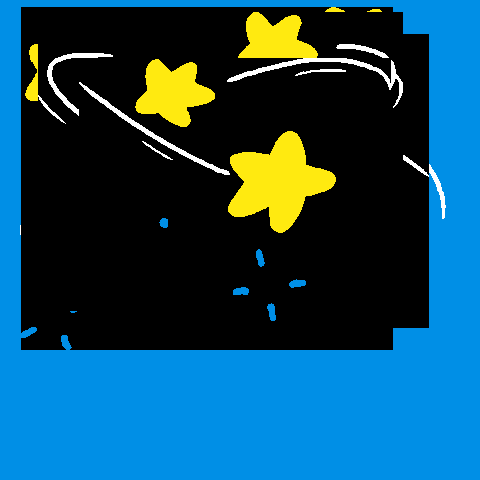
#> input picture Animated Filter/gifs/stars/stars-5.png, 480 x 480 px, given in place of giphy-0.png, which was not available
$ python apply_animated_gif.py
#> lines starting #> are read from the running program, lines starting #| are printed output that depends on the picture; after the words box and inside, x2 and y2 are one past the last pixel; in counts of white or black regions, pixels touching at a corner belong together; pictures that were not available may be replaced by others from this repository, and a replacement may not be noted
import mediapipe as mp
import cv2
import math
import numpy as np
import faceBlendCommon as fbc
import csv
from random import uniform
import time
from itertools import cycle

VISUALIZE_FACE_POINTS = False

angry_cat_config = {
    'frame0':
        [{'path': "gifs/angry-cat/frame_0.png",
          'anno_path': "gifs/angry-cat/angry-cat_annotations.csv",
          'morph': False, 'animated': False, 'has_alpha': True}],
    'frame1':
        [{'path': "gifs/angry-cat/frame_1.png",
          'anno_path': "gifs/angry-cat/angry-cat_annotations.csv",
          'morph': False, 'animated': False, 'has_alpha': True}],
    'frame2':
        [{'path': "gifs/angry-cat/frame_2.png",
          'anno_path': "gifs/angry-cat/angry-cat_annotations.csv",
          'morph': False, 'animated': False, 'has_alpha': True}],
    'frame3':
        [{'path': "gifs/angry-cat/frame_3.png",
          'anno_path': "gifs/angry-cat/angry-cat_annotations.csv",
          'morph': False, 'animated': False, 'has_alpha': True}],
}

thug_lyf_config = {
    'frame0':
        [{'path': "gifs/thug-lyf/giphy-0.png",
          'anno_path': "gifs/thug-lyf/giphy_annotations.csv",
          'morph': False, 'animated': False, 'has_alpha': True}],
    'frame1':
        [{'path': "gifs/thug-lyf/giphy-1.png",
          'anno_path': "gifs/thug-lyf/giphy_annotations.csv",
          'morph': False, 'animated': False, 'has_alpha': True}],
    'frame2':
        [{'path': "gifs/thug-lyf/giphy-2.png",
          'anno_path': "gifs/thug-lyf/giphy_annotations.csv",
          'morph': False, 'animated': False, 'has_alpha': True}],
    'frame3':
        [{'path': "gifs/thug-lyf/giphy-3.png",
          'anno_path': "gifs/thug-lyf/giphy_annotations.csv",
          'morph': False, 'animated': False, 'has_alpha': True}],
    'frame4':
        [{'path': "gifs/thug-lyf/giphy-4.png",
          'anno_path': "gifs/thug-lyf/giphy_annotations.csv",
          'morph': False, 'animated': False, 'has_alpha': True}],
    'frame5':
        [{'path': "gifs/thug-lyf/giphy-5.png",
          'anno_path': "gifs/thug-lyf/giphy_annotations.csv",
          'morph': False, 'animated': False, 'has_alpha': True}],
    'frame6':
        [{'path': "gifs/thug-lyf/giphy-6.png",
          'anno_path': "gifs/thug-lyf/giphy_annotations.csv",
          'morph': False, 'animated': False, 'has_alpha': True}],
    'frame7':
        [{'path': "gifs/thug-lyf/giphy-7.png",
          'anno_path': "gifs/thug-lyf/giphy_annotations.csv",
          'morph': False, 'animated': False, 'has_alpha': True}],
    'frame8':
        [{'path': "gifs/thug-lyf/giphy-8.png",
          'anno_path': "gifs/thug-lyf/giphy_annotations.csv",
          'morph': False, 'animated': False, 'has_alpha': True}],
    'frame9':
        [{'path': "gifs/thug-lyf/giphy-9.png",
          'anno_path': "gifs/thug-lyf/giphy_annotations.csv",
          'morph': False, 'animated': False, 'has_alpha': True}],
    'frame10':
        [{'path': "gifs/thug-lyf/giphy-10.png",
          'anno_path': "gifs/thug-lyf/giphy_annotations.csv",
          'morph': False, 'animated': False, 'has_alpha': True}],
    'frame11':
        [{'path': "gifs/thug-lyf/giphy-11.png",
          'anno_path': "gifs/thug-lyf/giphy_annotations.csv",
          'morph': False, 'animated': False, 'has_alpha': True}],
    'frame12':
        [{'path': "gifs/thug-lyf/giphy-12.png",
          'anno_path': "gifs/thug-lyf/giphy_annotations.csv",
          'morph': False, 'animated': False, 'has_alpha': True}],
    'frame13':
        [{'path': "gifs/thug-lyf/giphy-13.png",
          'anno_path': "gifs/thug-lyf/giphy_annotations.csv",
          'morph': False, 'animated': False, 'has_alpha': True}],
    'frame14':
        [{'path': "gifs/thug-lyf/giphy-14.png",
          'anno_path': "gifs/thug-lyf/giphy_annotations.csv",
          'morph': False, 'animated': False, 'has_alpha': True}],
    'frame15':
        [{'path': "gifs/thug-lyf/giphy-15.png",
          'anno_path': "gifs/thug-lyf/giphy_annotations.csv",
          'morph': False, 'animated': False, 'has_alpha': True}],
    'frame16':
        [{'path': "gifs/thug-lyf/giphy-16.png",
          'anno_path': "gifs/thug-lyf/giphy_annotations.csv",
          'morph': False, 'animated': False, 'has_alpha': True}],
    'frame17':
        [{'path': "gifs/thug-lyf/giphy-17.png",
          'anno_path': "gifs/thug-lyf/giphy_annotations.csv",
          'morph': False, 'animated': False, 'has_alpha': True}],
    'frame18':
        [{'path': "gifs/thug-lyf/giphy-18.png",
          'anno_path': "gifs/thug-lyf/giphy_annotations.csv",
          'morph': False, 'animated': False, 'has_alpha': True}],
    'frame19':
        [{'path': "gifs/thug-lyf/giphy-19.png",
          'anno_path': "gifs/thug-lyf/giphy_annotations.csv",
          'morph': False, 'animated': False, 'has_alpha': True}],
    'frame20':
        [{'path': "gifs/thug-lyf/giphy-20.png",
          'anno_path': "gifs/thug-lyf/giphy_annotations.csv",
          'morph': False, 'animated': False, 'has_alpha': True}],
    'frame21':
        [{'path': "gifs/thug-lyf/giphy-21.png",
          'anno_path': "gifs/thug-lyf/giphy_annotations.csv",
          'morph': False, 'animated': False, 'has_alpha': True}],
    'frame22':
        [{'path': "gifs/thug-lyf/giphy-22.png",
          'anno_path': "gifs/thug-lyf/giphy_annotations.csv",
          'morph': False, 'animated': False, 'has_alpha': True}],
    'frame23':
        [{'path': "gifs/thug-lyf/giphy-23.png",
          'anno_path': "gifs/thug-lyf/giphy_annotations.csv",
          'morph': False, 'animated': False, 'has_alpha': True}],
    'frame24':
        [{'path': "gifs/thug-lyf/giphy-24.png",
          'anno_path': "gifs/thug-lyf/giphy_annotations.csv",
          'morph': False, 'animated': False, 'has_alpha': True}],
    'frame25':
        [{'path': "gifs/thug-lyf/giphy-25.png",
          'anno_path': "gifs/thug-lyf/giphy_annotations.csv",
          'morph': False, 'animated': False, 'has_alpha': True}],
    'frame26':
        [{'path': "gifs/thug-lyf/giphy-26.png",
          'anno_path': "gifs/thug-lyf/giphy_annotations.csv",
          'morph': False, 'animated': False, 'has_alpha': True}],
    'frame27':
        [{'path': "gifs/thug-lyf/giphy-27.png",
          'anno_path': "gifs/thug-lyf/giphy_annotations.csv",
          'morph': False, 'animated': False, 'has_alpha': True}],
    'frame28':
        [{'path': "gifs/thug-lyf/giphy-28.png",
          'anno_path': "gifs/thug-lyf/giphy_annotations.csv",
          'morph': False, 'animated': False, 'has_alpha': True}],
    'frame29':
        [{'path': "gifs/thug-lyf/giphy-29.png",
          'anno_path': "gifs/thug-lyf/giphy_annotations.csv",
          'morph': False, 'animated': False, 'has_alpha': True}],
    'frame30':
        [{'path': "gifs/thug-lyf/giphy-30.png",
          'anno_path': "gifs/thug-lyf/giphy_annotations.csv",
          'morph': False, 'animated': False, 'has_alpha': True}],
    'frame31':
        [{'path': "gifs/thug-lyf/giphy-31.png",
          'anno_path': "gifs/thug-lyf/giphy_annotations.csv",
          'morph': False, 'animated': False, 'has_alpha': True}],
    'frame32':
        [{'path': "gifs/thug-lyf/giphy-32.png",
          'anno_path': "gifs/thug-lyf/giphy_annotations.csv",
          'morph': False, 'animated': False, 'has_alpha': True}],
    'frame33':
        [{'path': "gifs/thug-lyf/giphy-33.png",
          'anno_path': "gifs/thug-lyf/giphy_annotations.csv",
          'morph': False, 'animated': False, 'has_alpha': True}],
    'frame34':
        [{'path': "gifs/thug-lyf/giphy-34.png",
          'anno_path': "gifs/thug-lyf/giphy_annotations.csv",
          'morph': False, 'animated': False, 'has_alpha': True}],
    'frame35':
        [{'path': "gifs/thug-lyf/giphy-35.png",
          'anno_path': "gifs/thug-lyf/giphy_annotations.csv",
          'morph': False, 'animated': False, 'has_alpha': True}],
    'frame36':
        [{'path': "gifs/thug-lyf/giphy-36.png",
          'anno_path': "gifs/thug-lyf/giphy_annotations.csv",
          'morph': False, 'animated': False, 'has_alpha': True}],
    'frame37':
        [{'path': "gifs/thug-lyf/giphy-37.png",
          'anno_path': "gifs/thug-lyf/giphy_annotations.csv",
          'morph': False, 'animated': False, 'has_alpha': True}],
    'frame38':
        [{'path': "gifs/thug-lyf/giphy-38.png",
          'anno_path': "gifs/thug-lyf/giphy_annotations.csv",
          'morph': False, 'animated': False, 'has_alpha': True}],
    'frame39':
        [{'path': "gifs/thug-lyf/giphy-39.png",
          'anno_path': "gifs/thug-lyf/giphy_annotations.csv",
          'morph': False, 'animated': False, 'has_alpha': True}],
    'frame40':
        [{'path': "gifs/thug-lyf/giphy-40.png",
          'anno_path': "gifs/thug-lyf/giphy_annotations.csv",
          'morph': False, 'animated': False, 'has_alpha': True}],
    'frame41':
        [{'path': "gifs/thug-lyf/giphy-41.png",
          'anno_path': "gifs/thug-lyf/giphy_annotations.csv",
          'morph': False, 'animated': False, 'has_alpha': True}],
    'frame42':
        [{'path': "gifs/thug-lyf/giphy-42.png",
          'anno_path': "gifs/thug-lyf/giphy_annotations.csv",
          'morph': False, 'animated': False, 'has_alpha': True}],
    'frame43':
        [{'path': "gifs/thug-lyf/giphy-43.png",
          'anno_path': "gifs/thug-lyf/giphy_annotations.csv",
          'morph': False, 'animated': False, 'has_alpha': True}],
    'frame44':
        [{'path': "gifs/thug-lyf/giphy-44.png",
          'anno_path': "gifs/thug-lyf/giphy_annotations.csv",
          'morph': False, 'animated': False, 'has_alpha': True}],
    'frame45':
        [{'path': "gifs/thug-lyf/giphy-45.png",
          'anno_path': "gifs/thug-lyf/giphy_annotations.csv",
          'morph': False, 'animated': False, 'has_alpha': True}],
    'frame46':
        [{'path': "gifs/thug-lyf/giphy-46.png",
          'anno_path': "gifs/thug-lyf/giphy_annotations.csv",
          'morph': False, 'animated': False, 'has_alpha': True}],
    'frame47':
        [{'path': "gifs/thug-lyf/giphy-47.png",
          'anno_path': "gifs/thug-lyf/giphy_annotations.csv",
          'morph': False, 'animated': False, 'has_alpha': True}],
}

ugly_beard_config = {
    'frame0':
        [{'path': "gifs/ugly-beard/ugly-beard-0.png",
          'anno_path': "gifs/ugly-beard/ugly-beard_annotations.csv",
          'morph': False, 'animated': False, 'has_alpha': True}],

    'frame1':
        [{'path': "gifs/ugly-beard/ugly-beard-1.png",
          'anno_path': "gifs/ugly-beard/ugly-beard_annotations.csv",
          'morph': False, 'animated': False, 'has_alpha': True}],
    'frame2':
        [{'path': "gifs/ugly-beard/ugly-beard-2.png",
          'anno_path': "gifs/ugly-beard/ugly-beard_annotations.csv",
          'morph': False, 'animated': False, 'has_alpha': True}],
    'frame3':
        [{'path': "gifs/ugly-beard/ugly-beard-3.png",
          'anno_path': "gifs/ugly-beard/ugly-beard_annotations.csv.csv",
          'morph': False, 'animated': False, 'has_alpha': True}],
    'frame4':
        [{'path': "gifs/ugly-beard/ugly-beard-4.png",
          'anno_path': "gifs/ugly-beard/ugly-beard_annotations.csv",
          'morph': False, 'animated': False, 'has_alpha': True}],
    'frame5':
        [{'path': "gifs/ugly-beard/ugly-beard-5.png",
          'anno_path': "gifs/ugly-beard/ugly-beard_annotations.csv",
          'morph': False, 'animated': False, 'has_alpha': True}],
    'frame6':
        [{'path': "gifs/ugly-beard/ugly-beard-6.png",
          'anno_path': "gifs/ugly-beard/ugly-beard_annotations.csv",
          'morph': False, 'animated': False, 'has_alpha': True}],
    'frame7':
        [{'path': "gifs/ugly-beard/ugly-beard-7.png",
          'anno_path': "gifs/ugly-beard/ugly-beard_annotations.csv",
          'morph': False, 'animated': False, 'has_alpha': True}],
    'frame8':
        [{'path': "gifs/ugly-beard/ugly-beard-8.png",
          'anno_path': "gifs/ugly-beard/ugly-beard_annotations.csv",
          'morph': False, 'animated': False, 'has_alpha': True}],
    'frame9':
        [{'path': "gifs/ugly-beard/ugly-beard-9.png",
          'anno_path': "gifs/ugly-beard/ugly-beard_annotations.csv",
          'morph': False, 'animated': False, 'has_alpha': True}],
    'frame10':
        [{'path': "gifs/ugly-beard/ugly-beard-10.png",
          'anno_path': "gifs/ugly-beard/ugly-beard_annotations.csv",
          'morph': False, 'animated': False, 'has_alpha': True}],
    'frame11':
        [{'path': "gifs/ugly-beard/ugly-beard-11.png",
          'anno_path': "gifs/ugly-beard/ugly-beard_annotations.csv",
          'morph': False, 'animated': False, 'has_alpha': True}],
    'frame12':
        [{'path': "gifs/ugly-beard/ugly-beard-12.png",
          'anno_path': "gifs/ugly-beard/ugly-beard_annotations.csv",
          'morph': False, 'animated': False, 'has_alpha': True}],
    'frame13':
        [{'path': "gifs/ugly-beard/ugly-beard-13.png",
          'anno_path': "gifs/ugly-beard/ugly-beard_annotations.csv",
          'morph': False, 'animated': False, 'has_alpha': True}],

}

stars_config = {
    'frame0':
        [{'path': "gifs/stars/stars-0.png",
          'anno_path': "gifs/stars/stars.csv",
          'morph': False, 'animated': False, 'has_alpha': True}],
    'frame1':
        [{'path': "gifs/stars/stars-1.png",
          'anno_path': "gifs/stars/stars.csv",
          'morph': False, 'animated': False, 'has_alpha': True}],
    'frame2':
        [{'path': "gifs/stars/stars-2.png",
          'anno_path': "gifs/stars/stars.csv",
          'morph': False, 'animated': False, 'has_alpha': True}],
    'frame3':
        [{'path': "gifs/stars/stars-3.png",
          'anno_path': "gifs/stars/stars.csv",
          'morph': False, 'animated': False, 'has_alpha': True}],
    'frame4':
        [{'path': "gifs/stars/stars-4.png",
          'anno_path': "gifs/stars/stars.csv",
          'morph': False, 'animated': False, 'has_alpha': True}],
    'frame5':
        [{'path': "gifs/stars/stars-5.png",
          'anno_path': "gifs/stars/stars.csv",
          'morph': False, 'animated': False, 'has_alpha': True}],
    'frame6':
        [{'path': "gifs/stars/stars-6.png",
          'anno_path': "gifs/stars/stars.csv",
          'morph': False, 'animated': False, 'has_alpha': True}],
    'frame7':
        [{'path': "gifs/stars/stars-7.png",
          'anno_path': "gifs/stars/stars.csv",
          'morph': False, 'animated': False, 'has_alpha': True}],
    'frame8':
        [{'path': "gifs/stars/stars-8.png",
          'anno_path': "gifs/stars/stars.csv",
          'morph': False, 'animated': False, 'has_alpha': True}],
}

work_config = {
    'frame0':
        [{'path': "gifs/work/work-0.png",
          'anno_path': "gifs/work/work.csv",
          'morph': False, 'animated': False, 'has_alpha': True}],
    'frame1':
        [{'path': "gifs/work/work-1.png",
          'anno_path': "gifs/work/work.csv",
          'morph': False, 'animated': False, 'has_alpha': True}],
    'frame2':
        [{'path': "gifs/work/work-2.png",
          'anno_path': "gifs/work/work.csv",
          'morph': False, 'animated': False, 'has_alpha': True}],
    'frame3':
        [{'path': "gifs/work/work-3.png",
          'anno_path': "gifs/work/work.csv",
          'morph': False, 'animated': False, 'has_alpha': True}],
    'frame4':
        [{'path': "gifs/work/work-4.png",
          'anno_path': "gifs/work/work.csv",
          'morph': False, 'animated': False, 'has_alpha': True}],
    'frame5':
        [{'path': "gifs/work/work-5.png",
          'anno_path': "gifs/work/work.csv",
          'morph': False, 'animated': False, 'has_alpha': True}],
    'frame6':
        [{'path': "gifs/work/work-6.png",
          'anno_path': "gifs/work/work.csv",
          'morph': False, 'animated': False, 'has_alpha': True}],
    'frame7':
        [{'path': "gifs/work/work-7.png",
          'anno_path': "gifs/work/work.csv",
          'morph': False, 'animated': False, 'has_alpha': True}],
    'frame8':
        [{'path': "gifs/work/work-8.png",
          'anno_path': "gifs/work/work.csv",
          'morph': False, 'animated': False, 'has_alpha': True}],
    'frame9':
        [{'path': "gifs/work/work-9.png",
          'anno_path': "gifs/work/work.csv",
          'morph': False, 'animated': False, 'has_alpha': True}],
    'frame10':
        [{'path': "gifs/work/work-10.png",
          'anno_path': "gifs/work/work.csv",
          'morph': False, 'animated': False, 'has_alpha': True}],
    'frame11':
        [{'path': "gifs/work/work-11.png",
          'anno_path': "gifs/work/work.csv",
          'morph': False, 'animated': False, 'has_alpha': True}],
    'frame12':
        [{'path': "gifs/work/work-12.png",
          'anno_path': "gifs/work/work.csv",
          'morph': False, 'animated': False, 'has_alpha': True}],
    'frame13':
        [{'path': "gifs/work/work-13.png",
          'anno_path': "gifs/work/work.csv",
          'morph': False, 'animated': False, 'has_alpha': True}],
    'frame14':
        [{'path': "gifs/work/work-14.png",
          'anno_path': "gifs/work/work.csv",
          'morph': False, 'animated': False, 'has_alpha': True}],
    'frame15':
        [{'path': "gifs/work/work-15.png",
          'anno_path': "gifs/work/work.csv",
          'morph': False, 'animated': False, 'has_alpha': True}],
    'frame16':
        [{'path': "gifs/work/work-16.png",
          'anno_path': "gifs/work/work.csv",
          'morph': False, 'animated': False, 'has_alpha': True}],
    'frame17':
        [{'path': "gifs/work/work-17.png",
          'anno_path': "gifs/work/work.csv",
          'morph': False, 'animated': False, 'has_alpha': True}],
    'frame18':
        [{'path': "gifs/work/work-18.png",
          'anno_path': "gifs/work/work.csv",
          'morph': False, 'animated': False, 'has_alpha': True}],
    'frame19':
        [{'path': "gifs/work/work-19.png",
          'anno_path': "gifs/work/work.csv",
          'morph': False, 'animated': False, 'has_alpha': True}],

}
config_list = [thug_lyf_config, angry_cat_config, ugly_beard_config, stars_config, work_config]
iter_config_list = cycle(config_list)
filters_config = next(iter_config_list)
# detect facial landmarks in image
# [35 lines left out: function getLandmarks, not called in this run]


def load_filter_img(img_path, has_alpha):
    # Read the image
#> called with img_path = 'gifs/thug-lyf/giphy-0.png', has_alpha = True
    img = cv2.imread(img_path, cv2.IMREAD_UNCHANGED)
#> img is the input picture: shape (480, 480, 4); mean B, G, R, A 96.8, 73.2, 16.9, 12.6

    alpha = None
    if has_alpha:
        b, g, r, alpha = cv2.split(img)
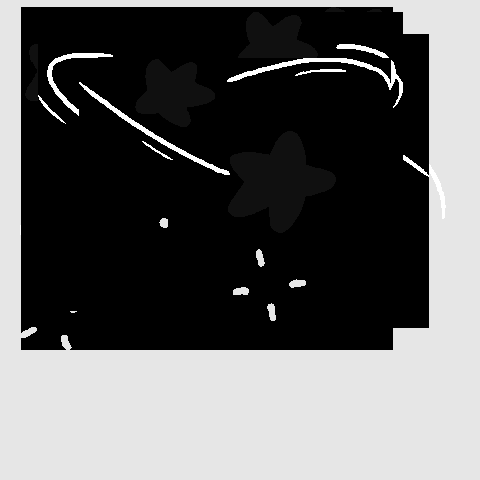
#> b: shape (480, 480); min 0, max 255, mean 96.8
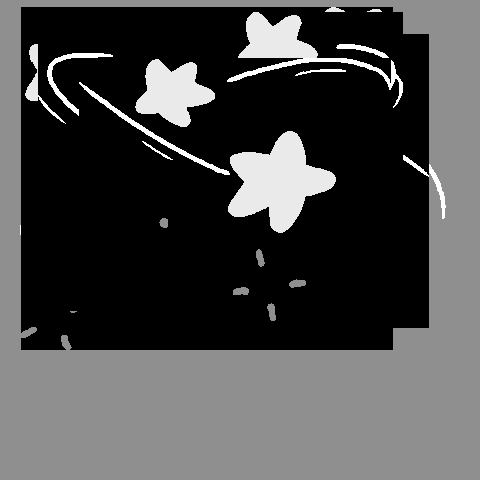
#> g: shape (480, 480); min 0, max 255, mean 73.2
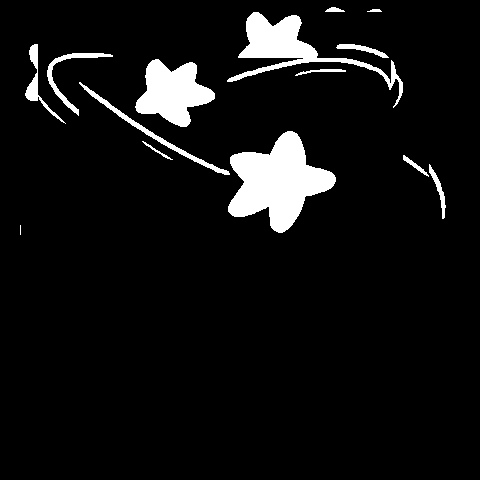
#> r: shape (480, 480); 6.6% white; 14 white regions (1 under 20 px), largest, box (x1, y1, x2, y2) and area: (228, 131, 336, 233) 5934, (227, 12, 403, 108) 3402, (135, 59, 215, 127) 3159
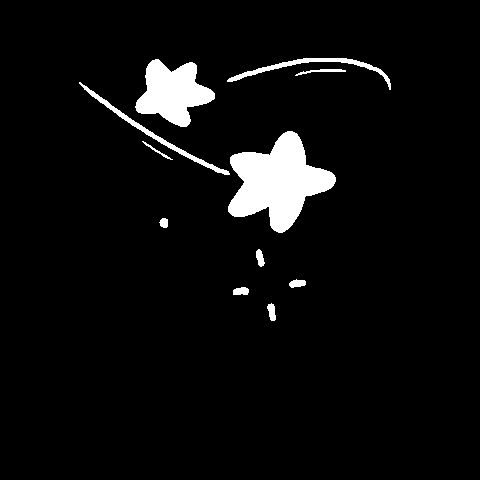
#> alpha: shape (480, 480); 4.9% white; 11 white regions, largest, box (x1, y1, x2, y2) and area: (228, 131, 336, 233) 5934, (135, 59, 215, 127) 3159, (79, 82, 230, 175) 810
        img = cv2.merge((b, g, r))
#> img: shape (480, 480, 3)

    return img, alpha


def load_landmarks(annotation_file):
#> (the run stopped early here; a loop or call above may not have finished)
